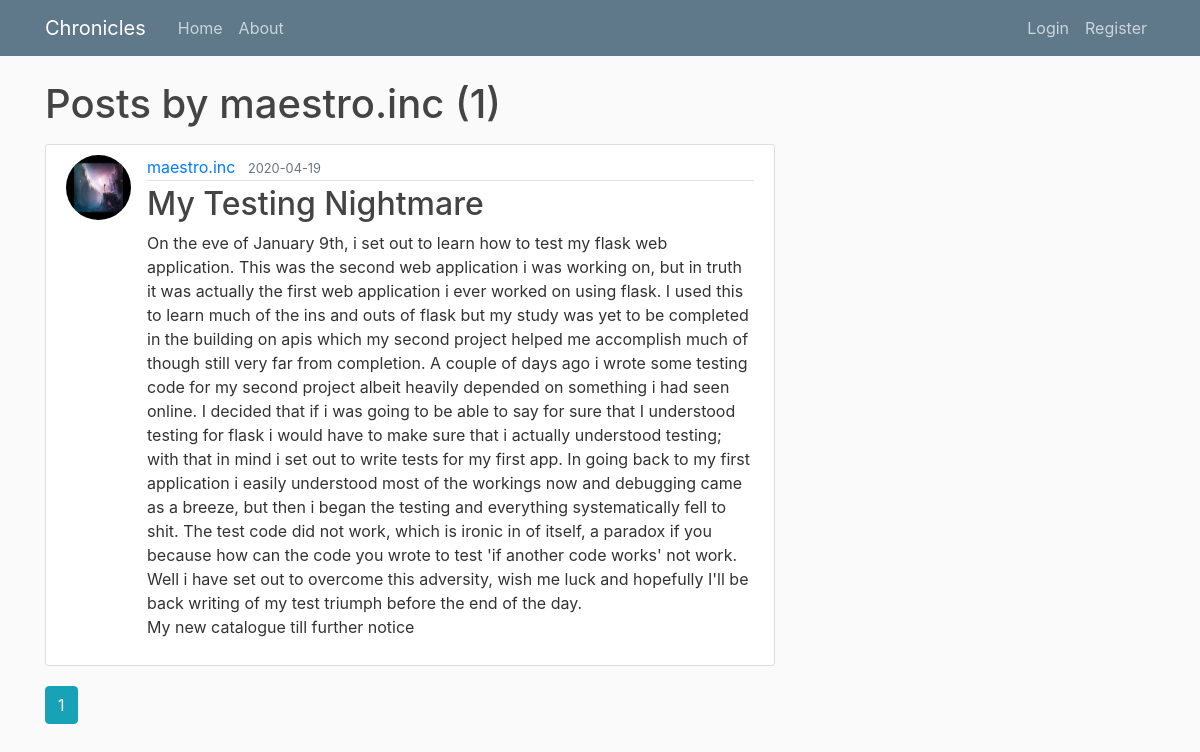
The app's page /user/maestro.inc, older data.
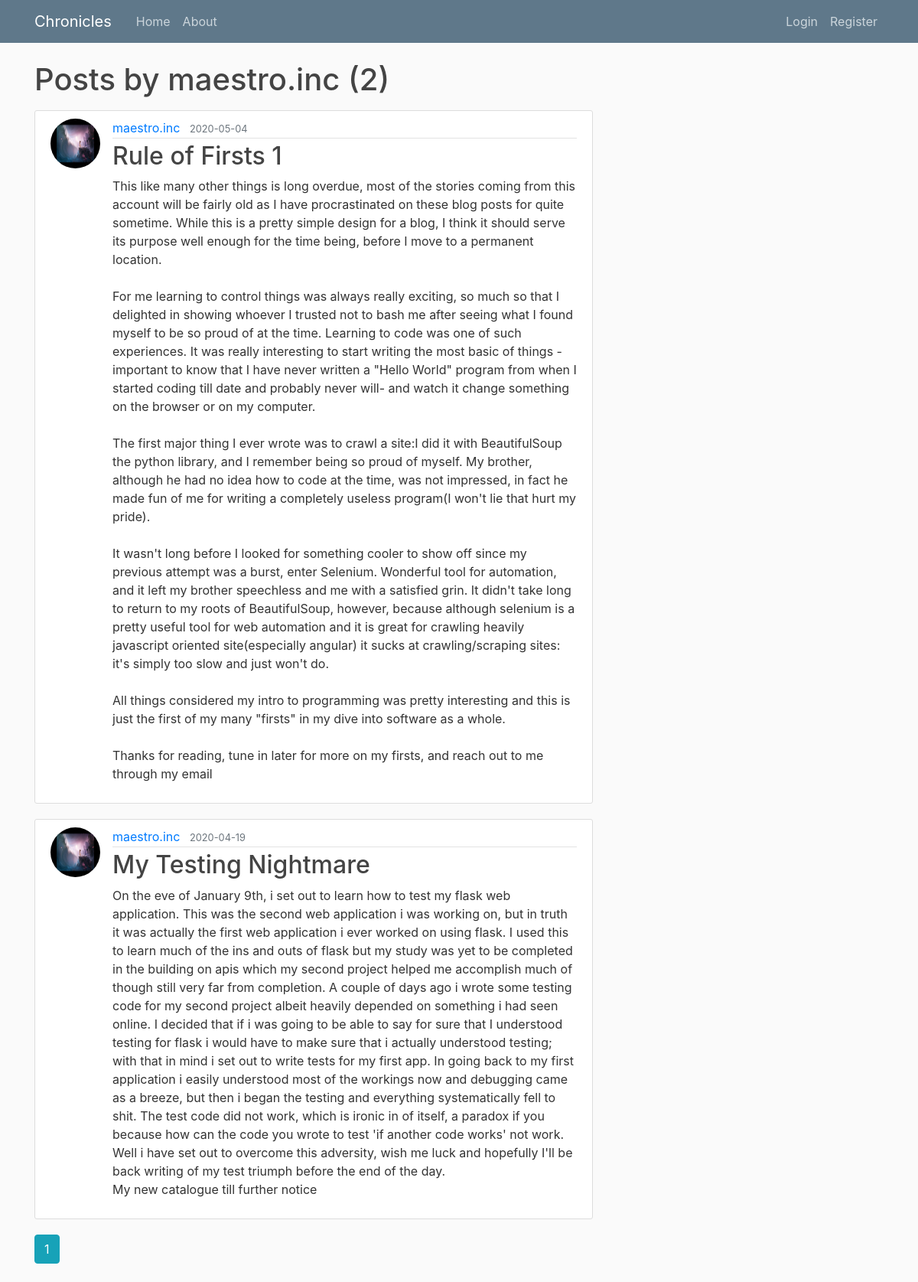
The same page, newer data.
### flaskblog/models.py (models this page shows, shortened)
class Post(db.Model):
    id = db.Column(db.Integer(), primary_key=True)
    title = db.Column(db.String(200), nullable=False)
    date_posted = db.Column(db.DateTime, nullable=False, default=datetime.utcnow)
    content = db.Column(db.String(1200000), nullable=False)
    user_id = db.Column(db.Integer(), db.ForeignKey(User.id), nullable=False)

class User(db.Model, UserMixin):
    id = db.Column(db.Integer(), primary_key=True)
    username = db.Column(db.String(100), unique=True, nullable=False)
    email = db.Column(db.String(100), unique=True, nullable=False)
    password = db.Column(db.String(70), nullable=False)
    image_file = db.Column(db.String(55), nullable=False, default='default.png')
    post = db.relationship('Post', backref="author", lazy=True)

### flaskblog/Users/routes.py (the view)
@users.route("/user/<string:username>")
def user_posts(username):
    page = request.args.get('page', 1, type=int)
    user = User.query.filter_by(username=username).first_or_404()
    posts = Post.query.filter_by(author=user)\
        .order_by(Post.date_posted.desc())\
        .paginate(page=page, per_page=5)
    return render_template('users_page.html', posts=posts, user=user)

### flaskblog/templates/users_page.html
{% extends "layout.html" %}
{% block content %}
    <h1 class="mb-3">Posts by {{ user.username }} ({{ posts.total }})</h1>
    {% for post in posts.items %}
        <article class="media content-section">
          <img class="rounded-circle article-img" src="{{ url_for('static', filename='profile_pics/' + post.author.image_file) }}">
          <div class="media-body">
            <div class="article-metadata">
              <a class="mr-2" href="{{ url_for('users.user_posts', username=post.author.username) }}">{{ post.author.username }}</a>
              <small class="text-muted">{{ post.date_posted.strftime('%Y-%m-%d') }}</small>
            </div>
            <h2><a class="article-title" href="{{ url_for('posts.post', post_id=post.id) }}">{{ post.title }}</a></h2>
            <p class="article-content">{{ post.content }}</p>
          </div>
        </article>
    {% endfor %}
    {% for page_num in posts.iter_pages(left_edge=1, right_edge=1, left_current=1, right_current=2) %}
      {% if page_num %}
        {% if posts.page == page_num %}
          <a class="btn btn-info mb-4" href="{{ url_for('users.user_posts', username=user.username, page=page_num) }}">{{ page_num }}</a>
        {% else %}
          <a class="btn btn-outline-info mb-4" href="{{ url_for('users.user_posts', username=user.username, page=page_num) }}">{{ page_num }}</a>
        {% endif %}
      {% else %}
        ...
      {% endif %}
    {% endfor %}
{% endblock content %}

Row changes from the older to the newer data that the page shows:
added Post: image_file (picture), author.username "maestro.inc", date_posted "2020-05-04", title "Rule of Firsts 1", content "This like many other things is long overdue, most of the stories coming from this account will be fairly old as I have procrastinated on these blog posts for quite sometime. While this is a pretty simple design for a blog, I think it should serve its purpose well enough for the time being, before I move to a permanent location. For me learning to control things was always really exciting, so much so that I delighted in showing whoever I trusted not to bash me after seeing what I found myself to be so proud of at the time. Learning to code was one of such experiences. It was really interesting to start writing the most basic of things -important to know that I have never written a \"Hello…"
Text that changed along with them:
{{ posts.total }}: "1" → "2"
